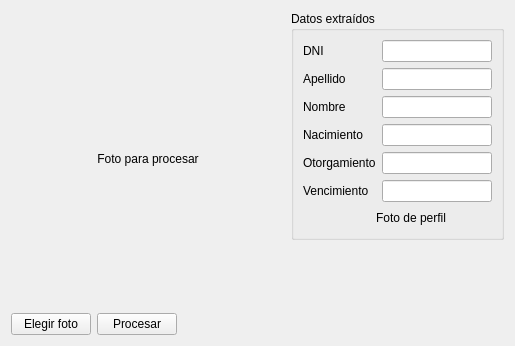
<?xml version="1.0" encoding="UTF-8"?>
<ui version="4.0">
 <class>PrimeraEntrega</class>
 <widget class="QWidget" name="PrimeraEntrega">
  <property name="geometry">
   <rect>
    <x>0</x>
    <y>0</y>
    <width>515</width>
    <height>346</height>
   </rect>
  </property>
  <property name="windowTitle">
   <string>Form</string>
  </property>
  <layout class="QGridLayout" name="gridLayout_2">
   <item row="0" column="4" rowspan="3">
    <layout class="QVBoxLayout" name="verticalLayout">
     <item>
      <widget class="QGroupBox" name="gbInfo">
       <property name="maximumSize">
        <size>
         <width>16777215</width>
         <height>16777215</height>
        </size>
       </property>
       <property name="title">
        <string>Datos extraídos</string>
       </property>
       <layout class="QGridLayout" name="gridLayout" rowstretch="0,0,0,0,0,0,0" columnstretch="0,0,1,1">
        <item row="6" column="3">
         <spacer name="horizontalSpacer">
          <property name="orientation">
           <enum>Qt::Horizontal</enum>
          </property>
          <property name="sizeHint" stdset="0">
           <size>
            <width>40</width>
            <height>20</height>
           </size>
          </property>
         </spacer>
        </item>
        <item row="6" column="1" colspan="2">
         <widget class="Visor" name="visorFotoPerfil">
          <property name="maximumSize">
           <size>
            <width>16777215</width>
            <height>16777215</height>
           </size>
          </property>
          <property name="text">
           <string>Foto de perfil</string>
          </property>
         </widget>
        </item>
        <item row="6" column="0">
         <spacer name="horizontalSpacer_2">
          <property name="orientation">
           <enum>Qt::Horizontal</enum>
          </property>
          <property name="sizeHint" stdset="0">
           <size>
            <width>40</width>
            <height>20</height>
           </size>
          </property>
         </spacer>
        </item>
        <item row="5" column="2" colspan="2">
         <widget class="QLineEdit" name="leVencimiento"/>
        </item>
        <item row="4" column="2" colspan="2">
         <widget class="QLineEdit" name="leOtorgamiento"/>
        </item>
        <item row="3" column="2" colspan="2">
         <widget class="QLineEdit" name="leNacimiento"/>
        </item>
        <item row="2" column="2" colspan="2">
         <widget class="QLineEdit" name="leNombre"/>
        </item>
        <item row="1" column="2" colspan="2">
         <widget class="QLineEdit" name="leApellido"/>
        </item>
        <item row="0" column="2" colspan="2">
         <widget class="QLineEdit" name="leDni"/>
        </item>
        <item row="0" column="0" colspan="2">
         <widget class="QLabel" name="label">
          <property name="text">
           <string>DNI</string>
          </property>
         </widget>
        </item>
        <item row="1" column="0" colspan="2">
         <widget class="QLabel" name="label_2">
          <property name="text">
           <string>Apellido</string>
          </property>
         </widget>
        </item>
        <item row="2" column="0" colspan="2">
         <widget class="QLabel" name="label_3">
          <property name="text">
           <string>Nombre</string>
          </property>
         </widget>
        </item>
        <item row="3" column="0" colspan="2">
         <widget class="QLabel" name="label_4">
          <property name="text">
           <string>Nacimiento</string>
          </property>
         </widget>
        </item>
        <item row="4" column="0" colspan="2">
         <widget class="QLabel" name="label_5">
          <property name="text">
           <string>Otorgamiento</string>
          </property>
         </widget>
        </item>
        <item row="5" column="0" colspan="2">
         <widget class="QLabel" name="label_6">
          <property name="text">
           <string>Vencimiento</string>
          </property>
         </widget>
        </item>
       </layout>
      </widget>
     </item>
     <item>
      <spacer name="verticalSpacer">
       <property name="orientation">
        <enum>Qt::Vertical</enum>
       </property>
       <property name="sizeHint" stdset="0">
        <size>
         <width>20</width>
         <height>40</height>
        </size>
       </property>
      </spacer>
     </item>
    </layout>
   </item>
   <item row="2" column="0">
    <widget class="QPushButton" name="pbElegirFoto">
     <property name="text">
      <string>Elegir foto</string>
     </property>
    </widget>
   </item>
   <item row="2" column="1" colspan="2">
    <widget class="QPushButton" name="pbProcesar">
     <property name="text">
      <string>Procesar</string>
     </property>
    </widget>
   </item>
   <item row="2" column="3">
    <spacer name="horizontalSpacer_3">
     <property name="orientation">
      <enum>Qt::Horizontal</enum>
     </property>
     <property name="sizeHint" stdset="0">
      <size>
       <width>40</width>
       <height>20</height>
      </size>
     </property>
    </spacer>
   </item>
   <item row="0" column="0" rowspan="2" colspan="4">
    <widget class="Visor" name="visor">
     <property name="text">
      <string>Foto para procesar</string>
     </property>
     <property name="alignment">
      <set>Qt::AlignCenter</set>
     </property>
     <property name="wordWrap">
      <bool>false</bool>
     </property>
     <property name="margin">
      <number>0</number>
     </property>
     <property name="openExternalLinks">
      <bool>false</bool>
     </property>
    </widget>
   </item>
  </layout>
 </widget>
 <customwidgets>
  <customwidget>
   <class>Visor</class>
   <extends>QLabel</extends>
   <header>visor.h</header>
  </customwidget>
 </customwidgets>
 <resources/>
 <connections/>
</ui>
